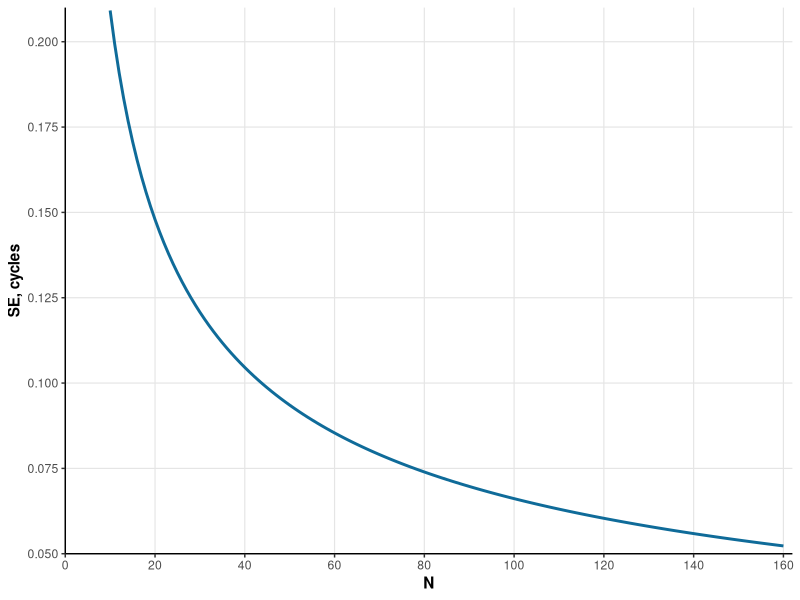

Here is the R script that generated this plot:
## ---- chunk 1
library(tidyverse)

knitr::opts_chunk$set(echo = FALSE, warning = FALSE, message = FALSE, error = FALSE)
options(scipen = 999, encoding = "UTF-8")
## ---- chunk 2
knitr::kable(
  data.frame(rbind(c("Общее кол-во циклов", "1+2", "1+3", "2+2", "2+3"),
                   c("Вероятность", "$p_{01}*p_{12}$", "$p_{02}*p_{13}$", "$p_{02}*p_{12}$", "$p_{02}*p_{13}$"))),
  col.names = NULL, escape = FALSE, align = "rcccc") %>%
  kableExtra::column_spec (2:5,border_left = T) %>%
  kableExtra::kable_styling(latex_options = "HOLD_position")
## ---- chunk 3
knitr::kable(
  data.frame(rbind(c("Общее кол-во циклов", "3", "4", "5"),
                   c("Вероятность", "$p_{01}*p_{12}$", "$p_{02}*p_{13}+p_{02}*p_{12}$", "$p_{02}*p_{13}$"))),
  col.names = NULL, escape = FALSE, align = "rccc") %>%
  kableExtra::column_spec (2:4,border_left = T,width = "2cm") %>%
  kableExtra::kable_styling(latex_options = "HOLD_position")

knitr::kable(
  data.frame(rbind(c("Общее кол-во циклов", "3", "4", "5"),
                   c("Вероятность", "$0.5*0.25$", "$0.5*0.75+0.5*0.25$", "$0.5*0.75$"))),
  col.names = NULL, escape = FALSE, align = "rccc") %>%
  kableExtra::column_spec (2:4,border_left = T,width = "2cm") %>%
  kableExtra::kable_styling(latex_options = "HOLD_position")

knitr::kable(
  data.frame(rbind(c("Общее кол-во циклов", "3", "4", "5"),
                   c("Вероятность", 0.5*0.25, 0.5*0.75+0.5*0.25, 0.5*0.75))),
  col.names = NULL, escape = FALSE, align = "rccc") %>%
  kableExtra::column_spec (2:4,border_left = T,width = "1.5cm") %>%
  kableExtra::kable_styling(latex_options = "HOLD_position")
## ---- chunk 4
m2 <- 3*0.125+4*0.5+5*0.375
d2 <- (3-4.25)^2*0.125+(4-4.25)^2*0.5+(5-4.25)^2*0.375

df <- tibble(
  x = seq(10,160,1),
  y = sqrt(d2)/sqrt(x),
  cv = y/m2*100
)
ggplot(df) + 
  geom_line(aes(x = x, y = y), size = 1, color = "#0F6B99") +
  scale_x_continuous(breaks = seq(0,160,20), expand = c(0,0), limits = c(0,162)) +
  scale_y_continuous(breaks = seq(0.05,0.2,0.025), expand = c(0,0), limits = c(0.05,0.21)) +
  labs(x = "N", y = "SE, cycles") +
  theme_classic() +
  theme(axis.title = element_text(face = "bold"),
        panel.grid.major = element_line(color = "grey90", size = 0.4))
## ---- chunk 5
# истинное значение дисперсии (в ген.совокупности)
var_th <- (3-4.25)^2*0.125+(4-4.25)^2*0.5+(5-4.25)^2*0.375

set.seed(123)

df <- tibble(n = c(10, 40, 160)) %>%
  rowwise() %>%
  mutate(
    # случайная выборка из заданного распределения числа циклов
    x = list(sample(x = c(3,4,5), size = n, 
                    replace = TRUE, prob = c(0.125,0.5,0.375))),
    # выборочная оценка стандартного отклонения
    sd_hat = sd(x),
    # выборочная оценка стандартной ошибки среднего
    se_hat = sd_hat/sqrt(n),
    # теоретическая стандартная ошибка среднего
    se = sqrt(var_th/n),
    # разница между выборочной оценкой и 
    # теоретическим значением стандартной ошибки
    se_diff = se_hat - se) %>%
  mutate_at(vars(sd_hat, contains("se")), ~round(., 4))

knitr::kable(df %>% select(-x), 
             col.names = c("n", "$\\hat{\\sigma}$", "$\\hat{SE}$", 
                           "$SE$", "$\\hat{SE}-SE$"),
             align = "c", escape = FALSE) %>%
  kableExtra::kable_styling(latex_options = "HOLD_position")
